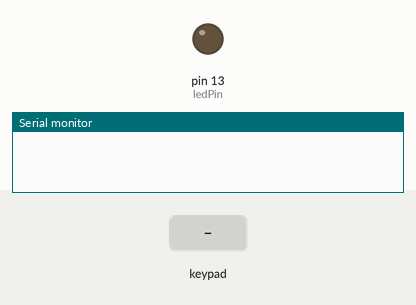
The sketch below on a simulated Arduino Uno, built with avr-gcc and run on an emulated ATmega328P. Parts: output pins drawn as LEDs (lit = HIGH), the last lines printed to the serial monitor. Wiring (inferred from the names in the program): 4×4 keypad with keys 1 2 3 A 4 5 6 B 7 8 9 C * 0 # D (labels assumed): rows pin 2, pin 3, pin 4, pin 5; columns pin 8, pin 9, pin 10, pin 11. Inputs (shaded band) come from the test bench. Pins used as bus, display or sensor lines are not drawn.

Above: at 1.2 s.
1.3 s: key 'B' pressed
At 2.1 s:
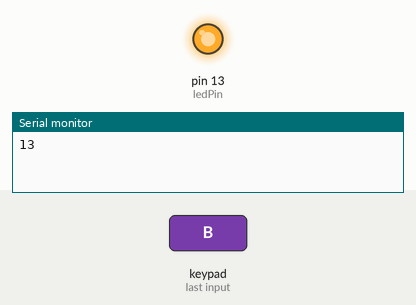
2.8 s: key '1' pressed
At 3.2 s:
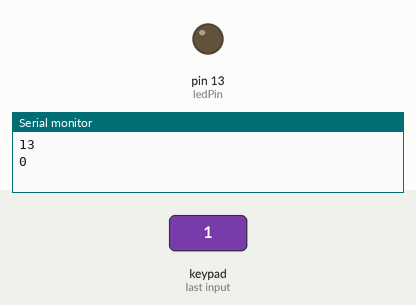
Timing chart, 0 to 5.8 s (numbered marks = the images above; inputs shaded):
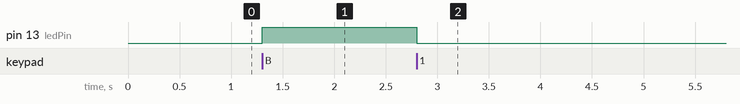

Measured:
- after the input at 1.3 s, pin 13 (ledPin): LOW → HIGH at once
- after the input at 2.8 s, pin 13 (ledPin): HIGH → LOW at once

The sketch:

sketch_jan04b_button_matrix.ino
```cpp
/****************************************************
  4x4 keyboard matrix
  By Chris Rouse Oct. 2015
  Connect:
  Row 1 to Arduino pin 2
  Row 2 to Arduino pin 3
  Row 3 to Arduino pin 4
  Row 4 to Arduino pin 5
  Column A to Arduino pin 8
  Column B to Arduino pin 9
  Column C to Arduino pin 10
  Column D to Arduino pin 11
  Key identification:
  (with connector at the top)
  0 1 2 3
  4 5 6 7
  8 9 10 11
  12 13 14 15
  Connector:
  Rows     Columns
  X X X X  X X X X
  1 2 3 4  A B C D
  (Rows link keys from left to right,
  columns link keys from top to bottom)
****************************************************/
int rowCounter =0; // row counter
int columnCounter =0; // column counter
int foundColumn = 0;
boolean foundCol = false;
int keyValue = 0;
int noKey = 0;
boolean readKey = false;
int debounce = 300; // set this to the lowest value that gives the best result

const int row1 = 2;
const int row2 = 3;
const int row3 = 4;
const int row4 = 5;
const int colA = 8;
const int colB = 9;
const int colC = 10;
const int colD = 11;
const int ledPin = 13; // onboard LED

void setup(){
  Serial.begin(9600);
  pinMode(row1, OUTPUT);
  pinMode(row2, OUTPUT);
  pinMode(row3, OUTPUT);
  pinMode(row4, OUTPUT);
  pinMode(colA, INPUT_PULLUP);
  pinMode(colB, INPUT_PULLUP);
  pinMode(colC, INPUT_PULLUP);
  pinMode(colD, INPUT_PULLUP);
  //
  pinMode(ledPin, OUTPUT);
  digitalWrite(ledPin, LOW); // turn LED off
}

void loop(){
  if(noKey == 16){ // no keys were pressed
    readKey = true; // keyboard is ready to accept a new keypress
  }
  noKey = 0;

  for(rowCounter=row1; rowCounter<(row4 +1); rowCounter++) {
    scanRow(); // switch on one row at a time

    for(columnCounter = colA; columnCounter <colD +1; columnCounter++){
      readColumn(); // read the switch pressed

      if (foundCol== true){
        keyValue =(rowCounter-row1) +4*(columnCounter - colA);
      }
    }
  }

  if(readKey==true && noKey == 15) { // a key has been pressed
    Serial.println(keyValue); // used for debug

    if (keyValue == 13){
      digitalWrite(ledPin, !digitalRead(ledPin)); // toggles LED ON/OFF
    } else {
      digitalWrite(ledPin, LOW);
    }

    /********************************************************
    // call to part of the sketch that will use the key number
    //*******************************************************
    */

    readKey = false; // rest the flag
    delay(debounce); // debounce
  }
}

void scanRow(){
  for(int j =row1; j < (row4 +1); j++){
    digitalWrite(j, HIGH);
  }
  digitalWrite(rowCounter , LOW); // switch on one row
}

void readColumn(){
  foundColumn = digitalRead(columnCounter);
  if(foundColumn == 0){
    foundCol = true;
  } else {
    foundCol=false;
    noKey=noKey +1; // counter for number of empty columns
  }
}
```
